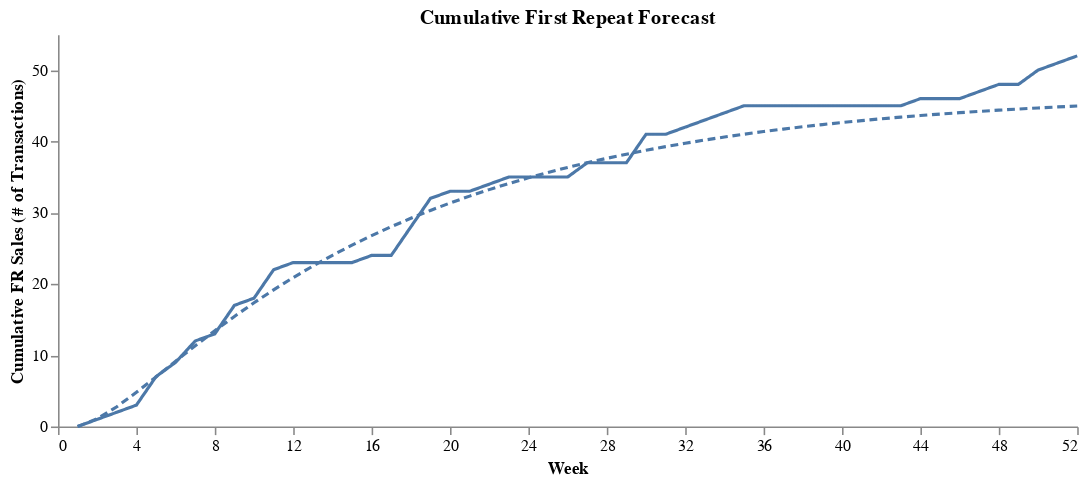

This figure's notebook cell:
### Code cell
forecast_df = pl.DataFrame({
    'Week (t)': t,
    'FR(t)': repeat[:,0]
})

actual_fr_curve = (
    ChartTemp(modified_cum_trans)
    .line_encode('FR(t):Q', y_title='Cumulative FR Sales (# of Transactions)')
)

froecast_fr_curve = (
    ChartTemp(forecast_df)
    .line_encode('FR(t):Q', y_title='Cumulative FR Sales (# of Transactions)', dash=[5,3])
)

fr_chart = actual_fr_curve + froecast_fr_curve

layered_line_prop(fr_chart, 'Cumulative First Repeat Forecast')

### Figure 1 — Vega-Lite specification as saved in the notebook (floating-point values rounded to 4 significant figures)
{"$schema": "https://vega.github.io/schema/vega-lite/v5.20.1.json", "config": {"axisX": {"grid": false}, "axisY": {"grid": false}, "view": {"continuousHeight": 300, "continuousWidth": 300, "stroke": null}}, "datasets": {"data-14af2c719777932de7be45f5a594bb10": [{"AR(t)": 0, "FR(t)": 0, "S(t)": 8, "T(t)": 8, "Week (t)": 1}, {"AR(t)": 0, "FR(t)": 1, "S(t)": 15, "T(t)": 14, "Week (t)": 2}, {"AR(t)": 0, "FR(t)": 2, "S(t)": 18, "T(t)": 16, "Week (t)": 3}, {"AR(t)": 0, "FR(t)": 3, "S(t)": 35, "T(t)": 32, "Week (t)": 4}, {"AR(t)": 0, "FR(t)": 7, "S(t)": 47, "T(t)": 40, "Week (t)": 5}, {"AR(t)": 2, "FR(t)": 9, "S(t)": 58, "T(t)": 47, "Week (t)": 6}, {"AR(t)": 3, "FR(t)": 12, "S(t)": 65, "T(t)": 50, "Week (t)": 7}, {"AR(t)": 4, "FR(t)": 13, "S(t)": 69, "T(t)": 52, "Week (t)": 8}, {"AR(t)": 7, "FR(t)": 17, "S(t)": 81, "T(t)": 57, "Week (t)": 9}, {"AR(t)": 9, "FR(t)": 18, "S(t)": 87, "T(t)": 60, "Week (t)": 10}, {"AR(t)": 13, "FR(t)": 22, "S(t)": 100, "T(t)": 65, "Week (t)": 11}, {"AR(t)": 15, "FR(t)": 23, "S(t)": 105, "T(t)": 67, "Week (t)": 12}, {"AR(t)": 16, "FR(t)": 23, "S(t)": 107, "T(t)": 68, "Week (t)": 13}, {"AR(t)": 18, "FR(t)": 23, "S(t)": 113, "T(t)": 72, "Week (t)": 14}, {"AR(t)": 19, "FR(t)": 23, "S(t)": 117, "T(t)": 75, "Week (t)": 15}, {"AR(t)": 21, "FR(t)": 24, "S(t)": 126, "T(t)": 81, "Week (t)": 16}, {"AR(t)": 26, "FR(t)": 24, "S(t)": 140, "T(t)": 90, "Week (t)": 17}, {"AR(t)": 30, "FR(t)": 28, "S(t)": 152, "T(t)": 94, "Week (t)": 18}, {"AR(t)": 32, "FR(t)": 32, "S(t)": 160, "T(t)": 96, "Week (t)": 19}, {"AR(t)": 35, "FR(t)": 33, "S(t)": 164, "T(t)": 96, "Week (t)": 20}, {"AR(t)": 38, "FR(t)": 33, "S(t)": 167, "T(t)": 96, "Week (t)": 21}, {"AR(t)": 39, "FR(t)": 34, "S(t)": 170, "T(t)": 97, "Week (t)": 22}, {"AR(t)": 40, "FR(t)": 35, "S(t)": 172, "T(t)": 97, "Week (t)": 23}, {"AR(t)": 43, "FR(t)": 35, "S(t)": 179, "T(t)": 101, "Week (t)": 24}, {"AR(t)": 43, "FR(t)": 35, "S(t)": 179, "T(t)": 101, "Week (t)": 25}, {"AR(t)": 50, "FR(t)": 35, "S(t)": 186, "T(t)": 101, "Week (t)": 26}, {"AR(t)": 53, "FR(t)": 37, "S(t)": 195, "T(t)": 105, "Week (t)": 27}, {"AR(t)": 57, "FR(t)": 37, "S(t)": 200, "T(t)": 106, "Week (t)": 28}, {"AR(t)": 60, "FR(t)": 37, "S(t)": 203, "T(t)": 106, "Week (t)": 29}, {"AR(t)": 64, "FR(t)": 41, "S(t)": 223, "T(t)": 118, "Week (t)": 30}, {"AR(t)": 65, "FR(t)": 41, "S(t)": 225, "T(t)": 119, "Week (t)": 31}, {"AR(t)": 65, "FR(t)": 42, "S(t)": 226, "T(t)": 119, "Week (t)": 32}, {"AR(t)": 67, "FR(t)": 43, "S(t)": 230, "T(t)": 120, "Week (t)": 33}, {"AR(t)": 69, "FR(t)": 44, "S(t)": 236, "T(t)": 123, "Week (t)": 34}, {"AR(t)": 72, "FR(t)": 45, "S(t)": 242, "T(t)": 125, "Week (t)": 35}, {"AR(t)": 76, "FR(t)": 45, "S(t)": 246, "T(t)": 125, "Week (t)": 36}, {"AR(t)": 80, "FR(t)": 45, "S(t)": 251, "T(t)": 126, "Week (t)": 37}, {"AR(t)": 84, "FR(t)": 45, "S(t)": 256, "T(t)": 127, "Week (t)": 38}, {"AR(t)": 84, "FR(t)": 45, "S(t)": 256, "T(t)": 127, "Week (t)": 39}, {"AR(t)": 87, "FR(t)": 45, "S(t)": 259, "T(t)": 127, "Week (t)": 40}, {"AR(t)": 87, "FR(t)": 45, "S(t)": 259, "T(t)": 127, "Week (t)": 41}, {"AR(t)": 89, "FR(t)": 45, "S(t)": 262, "T(t)": 128, "Week (t)": 42}, {"AR(t)": 89, "FR(t)": 45, "S(t)": 263, "T(t)": 129, "Week (t)": 43}, {"AR(t)": 89, "FR(t)": 46, "S(t)": 264, "T(t)": 129, "Week (t)": 44}, {"AR(t)": 93, "FR(t)": 46, "S(t)": 268, "T(t)": 129, "Week (t)": 45}, {"AR(t)": 94, "FR(t)": 46, "S(t)": 270, "T(t)": 130, "Week (t)": 46}, {"AR(t)": 98, "FR(t)": 47, "S(t)": 277, "T(t)": 132, "Week (t)": 47}, {"AR(t)": 101, "FR(t)": 48, "S(t)": 282, "T(t)": 133, "Week (t)": 48}, {"AR(t)": 105, "FR(t)": 48, "S(t)": 290, "T(t)": 137, "Week (t)": 49}, {"AR(t)": 111, "FR(t)": 50, "S(t)": 298, "T(t)": 137, "Week (t)": 50}, {"AR(t)": 112, "FR(t)": 51, "S(t)": 300, "T(t)": 137, "Week (t)": 51}, {"AR(t)": 115, "FR(t)": 52, "S(t)": 306, "T(t)": 139, "Week (t)": 52}], "data-2173fff1e0b894604edc491300fdb382": [{"FR(t)": 0, "Week (t)": 1}, {"FR(t)": 1.081, "Week (t)": 2}, {"FR(t)": 2.776, "Week (t)": 3}, {"FR(t)": 4.794, "Week (t)": 4}, {"FR(t)": 6.958, "Week (t)": 5}, {"FR(t)": 9.158, "Week (t)": 6}, {"FR(t)": 11.33, "Week (t)": 7}, {"FR(t)": 13.43, "Week (t)": 8}, {"FR(t)": 15.45, "Week (t)": 9}, {"FR(t)": 17.36, "Week (t)": 10}, {"FR(t)": 19.18, "Week (t)": 11}, {"FR(t)": 20.89, "Week (t)": 12}, {"FR(t)": 22.5, "Week (t)": 13}, {"FR(t)": 24.02, "Week (t)": 14}, {"FR(t)": 25.44, "Week (t)": 15}, {"FR(t)": 26.78, "Week (t)": 16}, {"FR(t)": 28.03, "Week (t)": 17}, {"FR(t)": 29.21, "Week (t)": 18}, {"FR(t)": 30.32, "Week (t)": 19}, {"FR(t)": 31.35, "Week (t)": 20}, {"FR(t)": 32.32, "Week (t)": 21}, {"FR(t)": 33.23, "Week (t)": 22}, {"FR(t)": 34.09, "Week (t)": 23}, {"FR(t)": 34.89, "Week (t)": 24}, {"FR(t)": 35.64, "Week (t)": 25}, {"FR(t)": 36.35, "Week (t)": 26}, {"FR(t)": 37.01, "Week (t)": 27}, {"FR(t)": 37.63, "Week (t)": 28}, {"FR(t)": 38.21, "Week (t)": 29}, {"FR(t)": 38.75, "Week (t)": 30}, {"FR(t)": 39.27, "Week (t)": 31}, {"FR(t)": 39.75, "Week (t)": 32}, {"FR(t)": 40.19, "Week (t)": 33}, {"FR(t)": 40.62, "Week (t)": 34}, {"FR(t)": 41.01, "Week (t)": 35}, {"FR(t)": 41.38, "Week (t)": 36}, {"FR(t)": 41.73, "Week (t)": 37}, {"FR(t)": 42.06, "Week (t)": 38}, {"FR(t)": 42.36, "Week (t)": 39}, {"FR(t)": 42.65, "Week (t)": 40}, {"FR(t)": 42.92, "Week (t)": 41}, {"FR(t)": 43.17, "Week (t)": 42}, {"FR(t)": 43.41, "Week (t)": 43}, {"FR(t)": 43.63, "Week (t)": 44}, {"FR(t)": 43.83, "Week (t)": 45}, {"FR(t)": 44.03, "Week (t)": 46}, {"FR(t)": 44.21, "Week (t)": 47}, {"FR(t)": 44.38, "Week (t)": 48}, {"FR(t)": 44.54, "Week (t)": 49}, {"FR(t)": 44.7, "Week (t)": 50}, {"FR(t)": 44.84, "Week (t)": 51}, {"FR(t)": 44.97, "Week (t)": 52}]}, "height": 250, "layer": [{"data": {"name": "data-14af2c719777932de7be45f5a594bb10"}, "encoding": {"color": {}, "x": {"axis": {"labelExpr": "datum.value", "title": "Week", "values": [0, 4, 8, 12, 16, 20, 24, 28, 32, 36, 40, 44, 48, 52]}, "field": "Week (t)", "scale": {"domain": [0, 52]}, "type": "quantitative"}, "y": {"field": "FR(t)", "scale": {}, "title": "Cumulative FR Sales (# of Transactions)", "type": "quantitative"}}, "mark": {"strokeDash": [1, 0], "strokeWidth": 2, "type": "line"}}, {"data": {"name": "data-2173fff1e0b894604edc491300fdb382"}, "encoding": {"color": {}, "x": {"axis": {"labelExpr": "datum.value", "title": "Week", "values": [0, 4, 8, 12, 16, 20, 24, 28, 32, 36, 40, 44, 48, 52]}, "field": "Week (t)", "scale": {"domain": [0, 52]}, "type": "quantitative"}, "y": {"field": "FR(t)", "scale": {}, "title": "Cumulative FR Sales (# of Transactions)", "type": "quantitative"}}, "mark": {"strokeDash": [5, 3], "strokeWidth": 2, "type": "line"}}], "title": "Cumulative First Repeat Forecast", "width": 650}
